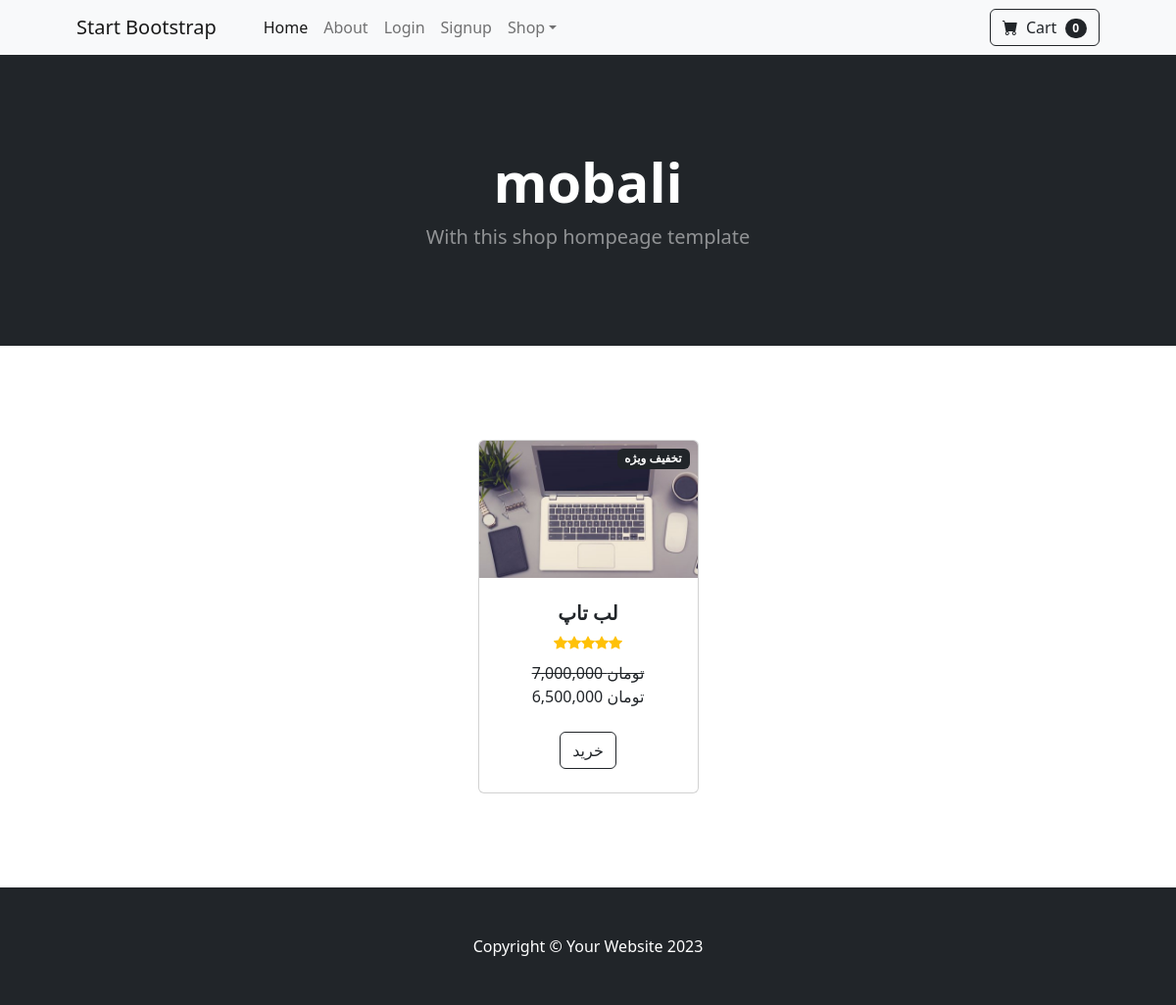
Screenshot of /category/mobali/ with the database file from the repository.
### shop/models.py (models this page shows, shortened)
class Category(models.Model):
    name = models.CharField(max_length=20)
    def __str__(self):
        return self.name

class Product(models.Model):
    name = models.CharField(max_length=40)
    description = models.CharField(max_length=500, default='', blank=True, null=True)
    price = models.DecimalField(default = 0, decimal_places = 0, max_digits=12)
    category = models.ForeignKey(Category, on_delete=models.CASCADE, default=1)
    picture = models.ImageField(upload_to='upload/product/')
    star = models.IntegerField(default =0, validators = [MaxValueValidator(5), MinValueValidator(0)])
    is_sale = models.BooleanField(default=False)
    sale_price = models.DecimalField(default = 0, decimal_places = 0, max_digits=12)

### shop/views.py (the view)
# urls.py: path('category/<str:cat>/', category, name="category"),
def category(request, cat):
    cat = cat.replace("-", " ")
    try:
        category = Category.objects.get(name= cat)
        products = Product.objects.filter(category = category)
        return render(request, 'category.html', {'products': products, 'category': category})
    except:
        messages.success(request, ('دسته بندی وجود ندارد'))
        return render(request, 'category.html', {})

### cart/cart.py (called while the page is built)
    def __len__(self):
        return len(self.cart)

### cart/context_processors.py (called while the page is built)
def cart(request):
    return {'cart':Cart(request)}

### shop/templates/category.html (shortened to what this page needs)
{% extends "base.html" %}
{% load static %}
{% load humanize %}
{% block content %}
<header class="bg-dark py-5">
    <div class="container px-4 px-lg-5 my-5">
        <div class="text-center text-white">
            <h1 class="display-4 fw-bolder">{{ category }}</h1>
            <p class="lead fw-normal text-white-50 mb-0">With this shop hompeage template</p>
        </div>
    </div>
</header>
<section class="py-5">
    <div class="container px-4 px-lg-5 mt-5">
        <div class="row gx-4 gx-lg-5 row-cols-2 row-cols-md-3 row-cols-xl-4 justify-content-center">
            {% for item in products %}
            {% if item.is_sale %}
            <div class="col mb-5">
                <div class="card h-100">
                    <div class="badge bg-dark text-white position-absolute" style="top: 0.5rem; right: 0.5rem">تخفیف ویژه</div>
                    <img class="card-img-top" src={{ item.picture.url }} alt="..." />
                    <div class="card-body p-4">
                        <div class="text-center">
                            <h5 class="fw-bolder">{{ item.name }}</h5>
                            <div class="d-flex justify-content-center small text-warning mb-2">
                            {% with ''|center:item.star as range %}
                                {% for _ in range %}
                                    <div class="bi-star-fill"></div>
                                {% endfor %}
                            {% endwith %}
                            </div>
                            <strike>{{  item.price | intcomma}} تومان </strike><br>
                            {{  item.sale_price | intcomma}} تومان
                        </div>
                    </div>
                    <div class="card-footer p-4 pt-0 border-top-0 bg-transparent">
                        <div class="text-center"><a class="btn btn-outline-dark mt-auto" href="{% url 'product' item.id %}">خرید</a></div>
                    </div>
                </div>
            </div>
            {% endif %}
            {% endfor %}
            </div>
        </div>
</section>
{% endblock  %}

### rows the page displays
Category: name "mobali"
Product: picture (picture), name "لب تاپ", is_sale True (drawn), price "7,000,000", sale_price "6,500,000"

### other values shown
{{ cart|length }} "0"
